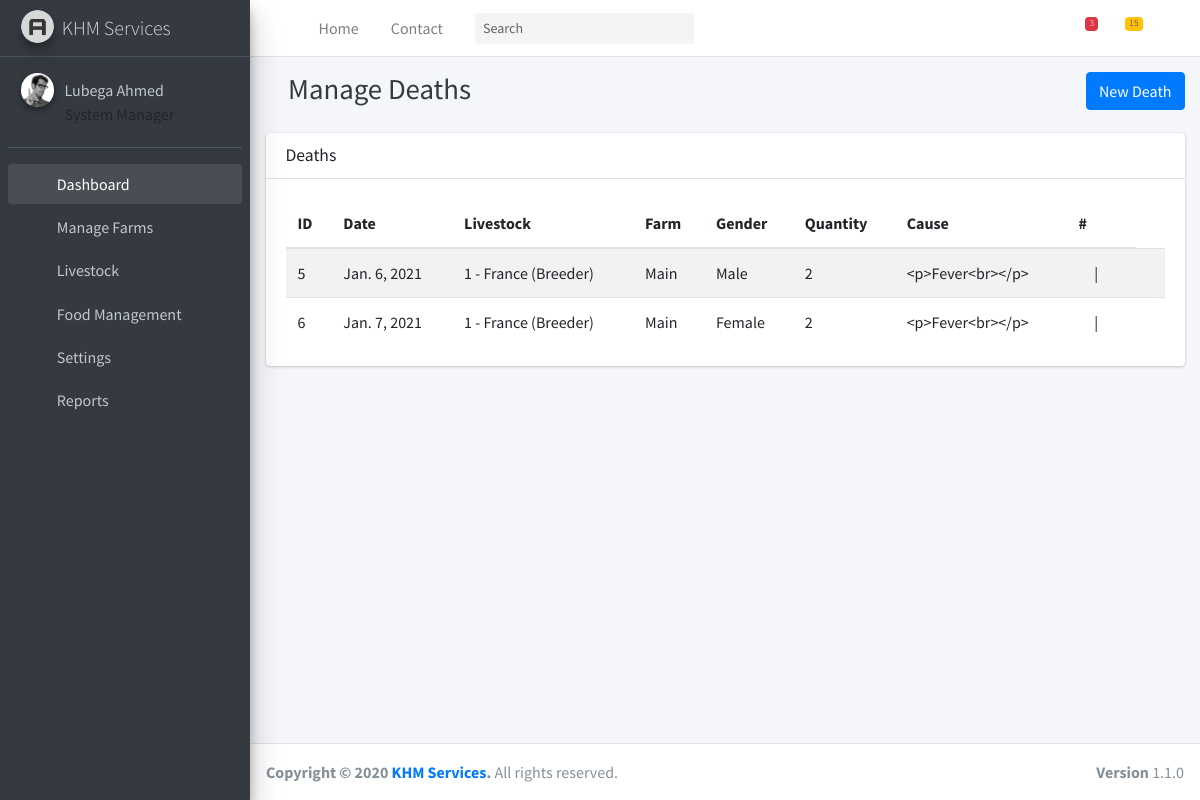
The app's page /death/ with its own data.
### cuniculture_app/models/livestocks.py (models this page shows, shortened)
class Deaths(models.Model):
    gender_options = [
        ('Male', 'Male'),
        ('Female', 'Female')
    ]
    death_date = models.DateField()
    farm = models.ForeignKey(Farm, on_delete=models.CASCADE)
    livestock = models.ForeignKey(Livestock, on_delete=models.CASCADE)
    quantity = models.IntegerField()
    gender = models.CharField(max_length=50, choices=gender_options)
    cause = models.TextField()
    class Meta:
        verbose_name = ("Deaths")
        verbose_name_plural = ("Deathss")

class Livestock(models.Model):
    status_options = [
        ('Birth', 'Birth'),
        ('Stock', 'Stock')
    ]
    breed_options = [
        ('Breeder', 'Breeder'),
        ('Beef', 'Beef')
    ]
    maturity_options = [
        ('day', 'Day'),
        ('week', 'Week'),
    ]
    livestock_type = models.CharField(max_length=50)
    breed_category = models.CharField(max_length=50, choices=breed_options)
    farm = models.ForeignKey(Farm, on_delete=models.CASCADE)
    male = models.IntegerField()
    female = models.IntegerField()
    maturity = models.IntegerField()
    maturity_period = models.CharField(max_length=15, choices=maturity_options)
    available_stock = models.IntegerField()
    status = models.CharField(max_length=50, choices=status_options)
    stock_date = models.DateField(auto_now=True)
    class Meta:
        verbose_name = ("Livestock")
        verbose_name_plural = ("Livestocks")
    def __str__(self):
        return f"{self.id} - {self.livestock_type} ({self.breed_category})"

### cuniculture_app/models/farms.py (models this page shows)
class Farm(models.Model):
    farm_name = models.CharField(max_length=50)
    location = models.CharField(max_length=50)
    in_charge = models.CharField(max_length=50)
    in_charge_contact = models.CharField(max_length=20)
    def __str__(self):
       return self.farm_name

### cuniculture_app/views/livestock_views.py (the view, shortened to what this page needs)
# urls.py: path('death/', livestock_views.manage_deaths_view, name='manage_deaths'),
def manage_deaths_view(request):
    deaths = get_all_deaths()
    death_form = DeathsForm()
    context = {
        "deaths": deaths,
        "death_form": death_form,
    }
    return render(request, "livestock/manage_deaths.html", context)

### cuniculture_app/forms/livestock_forms.py
class DeathsForm(ModelForm):
    class Meta:
        model = Deaths
        fields = ("death_date", "livestock", "farm", "gender", "quantity", "cause")
        widgets = {
            'death_date': DateInput(format=('%m/%d/%Y'), attrs={'type':'date'}),
        }
    def __init__(self, *args, **kwargs):
        super(DeathsForm, self).__init__(*args, **kwargs)
        self.helper = FormHelper()

### cuniculture_app/selectors/livestock_selectors.py (called while the page is built)
def get_all_deaths():
    return Deaths.objects.all()

### cuniculture_app/templates/livestock/manage_deaths.html (shortened to what this page needs)
{% extends '../base.html' %}
{% load static %}
{% load crispy_forms_tags %}
{%block page_title%}
Manage Deaths
{% endblock%}
{% block right_button%}
<button type="button" class="btn btn-primary" data-toggle="modal" data-target="#modal-add-death">
    New Death
</button>
{% endblock %}
{% block content %}
<div class="container-fluid">
    <div class="row">
        <div class="col-12">
            <div class="card">
                {%if deaths%}
                <div class="card-header">
                    <h3 class="card-title">Deaths</h3>
                </div>
                <div class="card-body">
                    <table id="example1" class="table table-striped">
                        <thead>
                        <tr>
                            <th>ID</th>
                            <th>Date</th>
                            <th>Livestock</th>
                            <th>Farm</th>
                            <th>Gender</th>
                            <th>Quantity</th>
                            <th>Cause</th>
                            <th>#</th>
                        </tr>
                        </thead>
                        <tbody>
                        {% for death in deaths%}
                        <tr data-id={{death.id}}>
                            <td>{{death.id}}</td>
                            <td>{{death.death_date}}</td>
                            <td>{{death.livestock}}</td>
                            <td>{{death.farm}}</td>
                            <td>{{death.gender}}</td>
                            <td>{{death.quantity}}</td>
                            <td>{{death.cause}}</td>
                            <td>
                                <a href="{% url 'edit_death' death.id %}" style="color:inherit">
                                    <i class="fa fa-edit"></i>
                                </a> |
                                <a href="{% url 'delete_death' death.id %}" style="color: inherit">
                                    <i class="fa fa-trash" onclick="return 'Do you want to delete this record?'"></i>
                                </a>
                            <td>
                        </tr>
                        {% endfor %}
                        </tbody>
                    </table>
                </div>
                {%else%}
                <div class="card-body">
                    <h4>No Death records available</h4>
                </div>
                {%endif%}
            </div>
        </div>
    </div>
</div>
{% endblock content %}

### templates/base.html (shortened to what this page needs)
<!DOCTYPE html>
{% load static %}
<html lang="en">
<head>
  <link rel="stylesheet" href="{% static '/plugins/fontawesome-free/css/all.min.css'%}">
  <link rel="stylesheet" href="https://code.ionicframework.com/ionicons/2.0.1/css/ionicons.min.css">
  <link rel="stylesheet" href="{% static '/plugins/tempusdominus-bootstrap-4/css/tempusdominus-bootstrap-4.min.css'%}">
  <link rel="stylesheet" href="{% static '/plugins/icheck-bootstrap/icheck-bootstrap.min.css'%}">
  <link rel="stylesheet" href="{% static '/plugins/jqvmap/jqvmap.min.css'%}">
  <link rel="stylesheet" href="{% static '/dist/css/adminlte.min.css'%}">
  <link rel="stylesheet" href="{% static '/plugins/overlayScrollbars/css/OverlayScrollbars.min.css' %}">
  <link rel="stylesheet" href="{% static '/plugins/daterangepicker/daterangepicker.css'%}">
  <link rel="stylesheet" href="{% static '/plugins/summernote/summernote-bs4.min.css'%}">
</head>
<body class="hold-transition sidebar-mini layout-fixed">
<div class="wrapper">
  <nav class="main-header navbar navbar-expand navbar-white navbar-light">
    <ul class="navbar-nav">
      <li class="nav-item">
        <a class="nav-link" data-widget="pushmenu" href="#" role="button"><i class="fas fa-bars"></i></a>
      </li>
      <li class="nav-item d-none d-sm-inline-block">
        <a href="{% url 'index_page' %}" class="nav-link">Home</a>
      </li>
      <li class="nav-item d-none d-sm-inline-block">
        <a href="#" class="nav-link">Contact</a>
      </li>
    </ul>
    <form class="form-inline ml-3">
      <div class="input-group input-group-sm">
        <input class="form-control form-control-navbar" type="search" placeholder="Search" aria-label="Search">
        <div class="input-group-append">
          <button class="btn btn-navbar" type="submit">
            <i class="fas fa-search"></i>
          </button>
        </div>
      </div>
    </form>
    <ul class="navbar-nav ml-auto">
      <li class="nav-item dropdown">
        <a class="nav-link" data-toggle="dropdown" href="#">
          <i class="far fa-comments"></i>
          <span class="badge badge-danger navbar-badge">3</span>
        </a>
      </li>
      <li class="nav-item dropdown">
        <a class="nav-link" data-toggle="dropdown" href="#">
          <span class="badge badge-warning navbar-badge">15</span>
        </a>
      </li>
      <li class="nav-item">
        <a class="nav-link" data-widget="control-sidebar" data-slide="true" href="#" role="button">
          <i class="fas fa-th-large"></i>
        </a>
      </li>
    </ul>
  </nav>
  <aside class="main-sidebar sidebar-dark-primary elevation-4">
    <a href="index3.html" class="brand-link">
      <img src="{% static 'dist/img/AdminLTELogo.png'%}" alt="AdminLTE Logo" class="brand-image img-circle elevation-3" style="opacity: .8">
      <span class="brand-text font-weight-light">KHM Services</span>
    </a>
    <div class="sidebar">
      <div class="user-panel mt-3 pb-3 mb-3 d-flex">
        <div class="image">
          <img src="{% static 'dist/img/user2-160x160.jpg'%}" class="img-circle elevation-2" alt="User Image">
        </div>
        <div class="info">
          <a href="#" class="d-block">Lubega Ahmed</a>
          <p class="card-text">System Manager</p>
        </div>
      </div>
      <nav class="mt-2">
        <ul class="nav nav-pills nav-sidebar flex-column" data-widget="treeview" role="menu" data-accordion="false">
          <li class="nav-item has-treeview menu-open">
            <a href="{% url 'index_page' %}" class="nav-link {{dashboard}}">
              <i class="nav-icon fas fa-tachometer-alt"></i>
              <p>
                Dashboard
              </p>
            </a>
          </li>
          <li class="nav-item has-treeview">
            <a href="{% url 'manage_farm' %}" class="nav-link ">
              <i class="nav-icon fas fa-user"></i>
              <p>
                Manage Farms
              </p>
            </a>
          </li>
          <li class="nav-item has-treeview">
            <a href="" class="nav-link ">
              <i class="nav-icon fas fa-th"></i>
              <p>
                Livestock
              </p>
            </a>
          </li>
          <li class="nav-item has-treeview">
            <a href="#" class="nav-link ">
              <i class="fas fa-money-bill-wave nav-icon"></i>
              <p>
                Food Management
              </p>
            </a>
          </li>
          <li class="nav-item has-treeview">
            <a href="#" class="nav-link ">
              <i class="nav-icon fas fa-cog"></i>
              <p>
                Settings
              </p>
            </a>
          </li>
          <li class="nav-item has-treeview">
            <a href="#" class="nav-link">
              <p>
                Reports
              </p>
            </a>
          </li>
        </ul>
      </nav>
    </div>
  </aside>
  <div class="content-wrapper">
    <div class="content-header">
      <div class="container-fluid">
        <div class="row mb-2">
          <div class="col-sm-6">
            <h1 class="m-0 text-dark">
              <a href="{{ request.META.HTTP_REFERER }}" style="color:inherit; font-size:0.8em">
                <i class="fas fa-angle-left"></i>
              </a>
              {%block page_title %}{% endblock %}
            </h1>
          </div>
          <div class="col-sm-6">
            <ol class="breadcrumb float-sm-right">
              {% block right_button%}
              {% endblock%}
            </ol>
          </div>
        </div>
      </div>
    </div>
    <section class="content">
      {% block content %}
      {% endblock %}
    </section>
  </div>
  <footer class="main-footer">
    <strong>Copyright &copy; 2020 <a href="#">KHM Services</a>.</strong>
    All rights reserved.
    <div class="float-right d-none d-sm-inline-block">
      <b>Version</b> 1.1.0
    </div>
  </footer>
</div>

### records on screen
Deaths: id "5", death_date "Jan. 6, 2021", livestock "1 - France (Breeder)", farm "Main", gender "Male", quantity "2", cause "<p>Fever<br></p>"
Deaths: id "6", death_date "Jan. 7, 2021", livestock "1 - France (Breeder)", farm "Main", gender "Female", quantity "2", cause "<p>Fever<br></p>"
